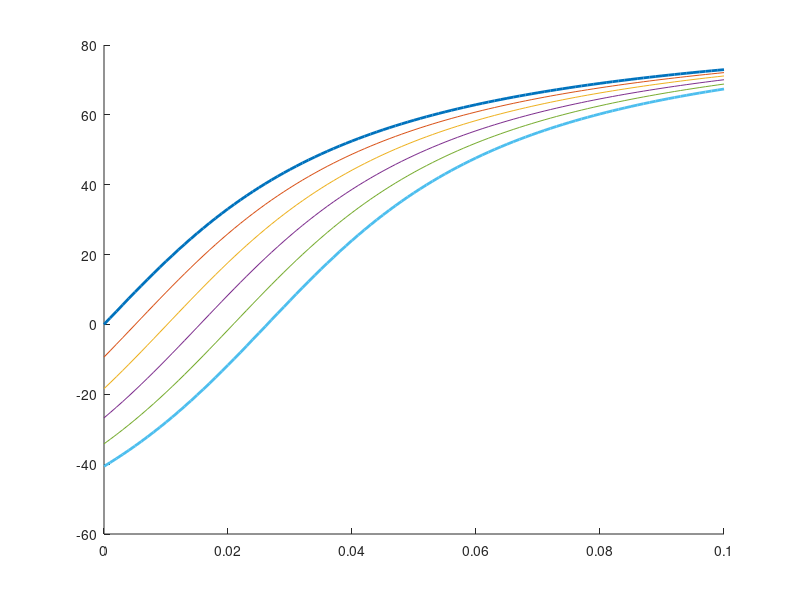

This figure's MATLAB source: (Note: this script raises an error after producing the figure.)
% staticOrientation.m

clearvars; close all; clc;

reldens = 1.0:-0.01:0.95;
bodyLength = 18.0;
%bodyRadius = 0.05*bodyLength;
rotorRadius = bodyLength;
a1 = 0.030674846625767; 
s1 = a1*bodyLength;
bodyPrcnt = 0:0.001:0.1;
s3 = bodyPrcnt*bodyLength;
axisScaler = 1.2;
plotcolor = 'none';
lgnclr = 'w';%[0.8510 0.8510 0.8510];
saveplots = true;
savenameapp = 'tac';

for i=1:1:length(reldens)
    for j=1:1:length(s3)
        theta(i,j) = atan2d(2*reldens(i)*s1,-2*reldens(i)*s3(j)+(1-reldens(i))*bodyLength);
    end
end

tfig = figure('Position',[800 300 600 400],'color',plotcolor);
tax = axes('Parent',tfig);
hold(tax,'on');
plot(tax,s3/bodyLength,theta(1,:)-90,'DisplayName',['\sigma = ' num2str(reldens(1),'%3.2f')],'LineWidth',2.0);
for i=2:1:length(reldens)-1
    plot(tax,s3/bodyLength,theta(i,:)-90,'DisplayName',['\sigma = ' num2str(reldens(i),'%3.2f')]);
end
plot(tax,s3/bodyLength,theta(end,:)-90,'DisplayName',['\sigma = ' num2str(reldens(end),'%3.2f')],'LineWidth',2.0);
h = tax.Children;
% hleg = legend([h(end) h(round(length(reldens)/2)) h(1)],'Location','Best','Color',lgnclr);
hleg = legend('Location','Best','Color',lgnclr);
% hleg.Title.String = ['Relative Density (Incr. 0.01)'];
hleg.Title.String = ['Relative Density'];
grid(tax,'on');
%xlabel('a_3');
xlabel('Normalized Center Mass Axial Location (a_3)');
ylabel('Pitch Angle (deg)');
text(tax,0.022,110,['a_1 = ' num2str(a1,2)],'FontSize',12);
% title(['a_1 = ' num2str(a1,2)]);
tax.XLim = [0 0.1];
tax.YLim = [-60 80];
tax.Color = plotcolor;
tax.FontSize = 12;
if saveplots
export_fig(tfig,['products\images\stillHydrostaticPlot' num2str(a1,2) savenameapp '.png'],'-transparent','-m3');
end

% plot what this looks like
s3indx = round(length(s3)/2);
reldensindx = round(length(reldens)/2);
s3toplot = s3(s3indx);
theta2plot = theta(reldensindx,s3indx);

hfig = figure('Position',[1200 400 320 240],'color',plotcolor);
A = [0;0];
p = [0; -bodyLength/2];
q = [0; bodyLength/2];

cs = [s1; s3toplot];
% start
plot([p(1) q(1)],[p(2) q(2)],'-','Linewidth',2.0,'Color',[0.75 0.75 1]);
hold on
plot([p(1)-rotorRadius p(1)+rotorRadius],[p(2) p(2)],'-','Linewidth',2.0,'Color',[0.75 0.75 0.75]);
plot([q(1)-rotorRadius q(1)+rotorRadius],[q(2) q(2)],'-','Linewidth',2.0,'Color',[0.75 0.75 0.75]);
plot(cs(1),cs(2),'o','MarkerSize',6,'MarkerFaceColor',[0.75 0.75 0.75],'MarkerEdgeColor',[0.75 0.75 0.75]);
plot(p(1),p(2),'o','MarkerFaceColor',[0.75 1 0.75],'MarkerEdgeColor',[0.75 1 0.75]);

% equilibrium
peq = [-bodyLength/2*sind(theta2plot); -bodyLength/2*cosd(theta2plot)];
qeq = [bodyLength/2*sind(theta2plot); bodyLength/2*cosd(theta2plot)];
plot([peq(1) qeq(1)],[peq(2) qeq(2)],'-b','Linewidth',2.5);
plot([peq(1)-rotorRadius*cosd(theta2plot) peq(1)+rotorRadius*cosd(theta2plot)],[peq(2)+rotorRadius*sind(theta2plot) peq(2)-rotorRadius*sind(theta2plot)],'-k','Linewidth',2.5);
plot([qeq(1)-rotorRadius*cosd(theta2plot) qeq(1)+rotorRadius*cosd(theta2plot)],[qeq(2)+rotorRadius*sind(theta2plot) qeq(2)-rotorRadius*sind(theta2plot)],'-k','Linewidth',2.5);
plot(cs(1)*cosd(theta2plot)+cs(2)*sind(theta2plot),-cs(1)*sind(theta2plot)+cs(2)*cosd(theta2plot),'o','MarkerSize',6,'MarkerFaceColor','k','MarkerEdgeColor','k');
plot(peq(1),peq(2),'o','MarkerSize',6,'MarkerFaceColor','g','MarkerEdgeColor','g');
plot(A(1),A(2),'or','MarkerSize',6,'MarkerFaceColor',[1 0 0]);
axis equal
axis([-axisScaler*bodyLength axisScaler*bodyLength -axisScaler*bodyLength axisScaler*bodyLength])
hfig.Children.XTick = [];
hfig.Children.YTick = [];
hfig.Children.Visible = 'off';
%title(['Equilibrium position when \sigma = ' num2str(reldens(reldensindx),'%3.2f') ' and CM_a = ' num2str(s3toplot/bodyLength,'%2.1f') '*L_B']);
hfig.Children.Color = plotcolor;
if saveplots
export_fig(hfig,['products\images\stillHydrostaticIllust' num2str(a1,2) '.png'],'-transparent','-m3');
end